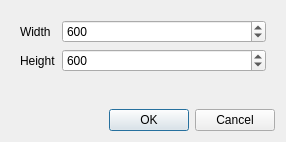
<?xml version="1.0" encoding="UTF-8"?>
<ui version="4.0">
 <class>NewDocumentDialog</class>
 <widget class="QDialog" name="NewDocumentDialog">
  <property name="geometry">
   <rect>
    <x>0</x>
    <y>0</y>
    <width>286</width>
    <height>142</height>
   </rect>
  </property>
  <property name="windowTitle">
   <string>New Document</string>
  </property>
  <layout class="QVBoxLayout" name="verticalLayout">
   <item>
    <widget class="QWidget" name="widget" native="true">
     <layout class="QFormLayout" name="formLayout">
      <item row="0" column="0">
       <widget class="QLabel" name="lblWidth">
        <property name="text">
         <string>Width</string>
        </property>
       </widget>
      </item>
      <item row="0" column="1">
       <widget class="QSpinBox" name="sbxWidth">
        <property name="minimum">
         <number>100</number>
        </property>
        <property name="maximum">
         <number>3000</number>
        </property>
        <property name="singleStep">
         <number>50</number>
        </property>
        <property name="value">
         <number>600</number>
        </property>
       </widget>
      </item>
      <item row="1" column="0">
       <widget class="QLabel" name="lblHeight">
        <property name="text">
         <string>Height</string>
        </property>
       </widget>
      </item>
      <item row="1" column="1">
       <widget class="QSpinBox" name="sbxHeight">
        <property name="minimum">
         <number>100</number>
        </property>
        <property name="maximum">
         <number>3000</number>
        </property>
        <property name="singleStep">
         <number>50</number>
        </property>
        <property name="value">
         <number>600</number>
        </property>
       </widget>
      </item>
     </layout>
    </widget>
   </item>
   <item>
    <widget class="QDialogButtonBox" name="buttonBox">
     <property name="orientation">
      <enum>Qt::Horizontal</enum>
     </property>
     <property name="standardButtons">
      <set>QDialogButtonBox::Cancel|QDialogButtonBox::Ok</set>
     </property>
    </widget>
   </item>
  </layout>
 </widget>
 <resources/>
 <connections>
  <connection>
   <sender>buttonBox</sender>
   <signal>accepted()</signal>
   <receiver>NewDocumentDialog</receiver>
   <slot>accept()</slot>
   <hints>
    <hint type="sourcelabel">
     <x>248</x>
     <y>254</y>
    </hint>
    <hint type="destinationlabel">
     <x>157</x>
     <y>274</y>
    </hint>
   </hints>
  </connection>
  <connection>
   <sender>buttonBox</sender>
   <signal>rejected()</signal>
   <receiver>NewDocumentDialog</receiver>
   <slot>reject()</slot>
   <hints>
    <hint type="sourcelabel">
     <x>316</x>
     <y>260</y>
    </hint>
    <hint type="destinationlabel">
     <x>286</x>
     <y>274</y>
    </hint>
   </hints>
  </connection>
 </connections>
</ui>
